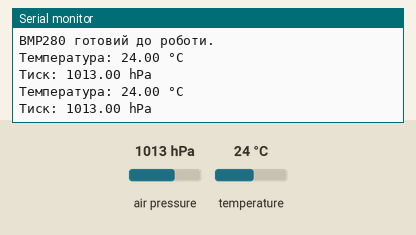
The sketch below on a simulated Arduino Mega 2560, built with avr-gcc and run on an emulated ATmega2560. On the bench: the last lines printed to the serial monitor. The test bench sets the inputs (shaded band); at power-on: air pressure 1013 hPa, temperature 24 °C.

Above: at 2.8 s.
2.9 s: air pressure set to 952 hPa
At 5.2 s:
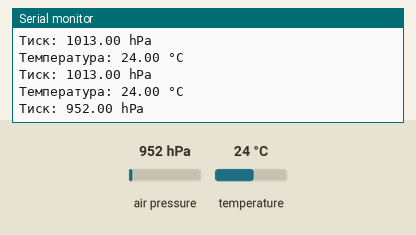
5.6 s: temperature set to 12 °C
At 7.2 s:
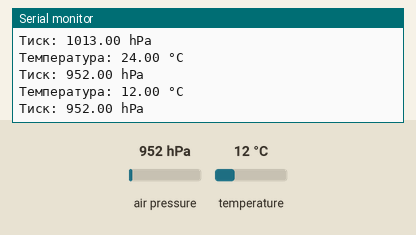
8.3 s: air pressure set to 975 hPa
At 10.5 s:
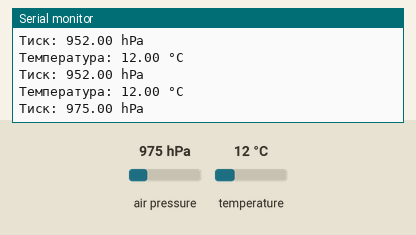
Timing chart, 0 to 12.0 s (numbered marks = the images above; inputs shaded):
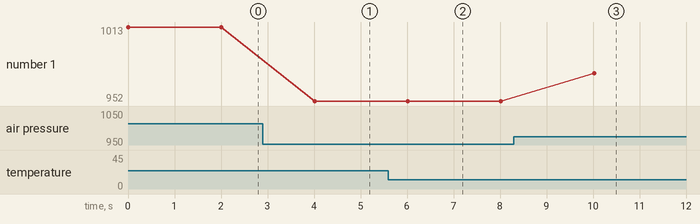

Measured:
- after the input at 2.9 s, the serial monitor: prints a new line after 1.1 s (image 1)
- after the input at 5.6 s, the serial monitor: prints a new line after 0.41 s (image 2)
- after the input at 8.3 s, the serial monitor: prints a new line after 1.7 s (image 3)
- plotted number 1: 1013 → 952 after the input at 2.9 s, 952 → 975 after the input at 8.3 s

The sketch:

2.3.ino
```cpp
#include <Adafruit_BMP280.h>
#include <SPI.h>

#define BMP_CS   5
#define BMP_MOSI 23
#define BMP_MISO 19
#define BMP_SCK  18

Adafruit_BMP280 bmp(BMP_CS, BMP_MOSI, BMP_MISO, BMP_SCK);

void setup() {
  Serial.begin(115200);
  while (!Serial);

  if (!bmp.begin()) {
    Serial.println("Не знайдено BMP280! Перевірте підключення.");
    while (1);
  }

  bmp.setSampling(Adafruit_BMP280::MODE_NORMAL,
                  Adafruit_BMP280::SAMPLING_X4,
                  Adafruit_BMP280::SAMPLING_X4,
                  Adafruit_BMP280::FILTER_X4,
                  Adafruit_BMP280::STANDBY_MS_500
                 );

  Serial.println("BMP280 готовий до роботи.");
}

void loop() {
  float temperature = bmp.readTemperature();
  float pressure_hPa = bmp.readPressure() / 100.0F;

  Serial.print("Температура: ");
  Serial.print(temperature);
  Serial.println(" °C");

  Serial.print("Тиск: ");
  Serial.print(pressure_hPa);
  Serial.println(" hPa");


  delay(2000);
}
```
